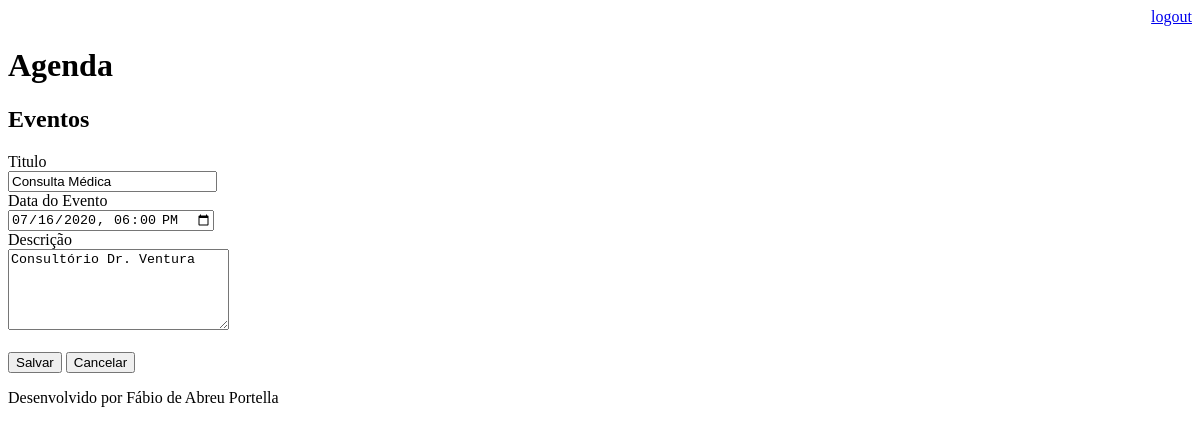
The page /agenda/evento/?id=2 (signed in) on the database as committed earlier.
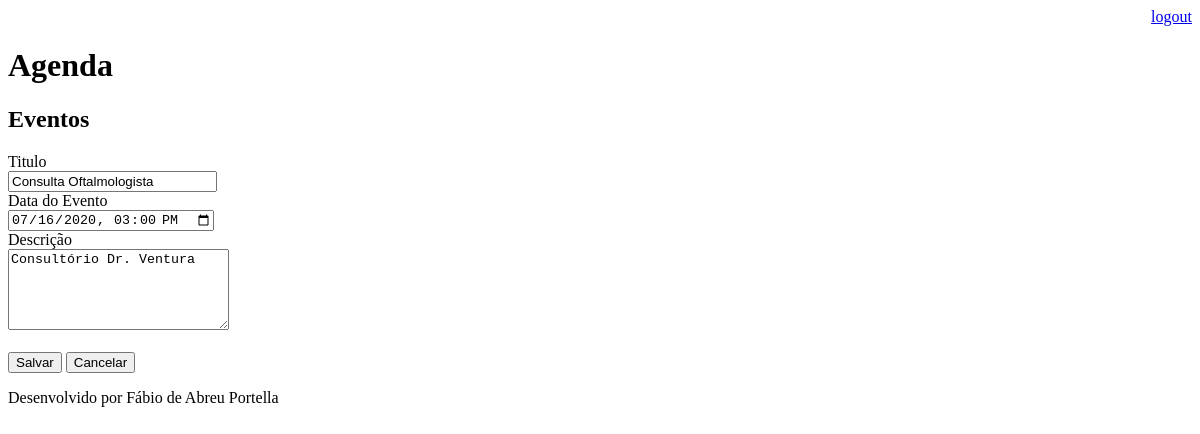
The same page on the database as committed later.
### core/models.py (models this page shows, shortened)
class Evento(models.Model):
    titulo = models.CharField(max_length=100)
    descricao = models.TextField(blank=True, null=True)
    data_evento = models.DateTimeField(verbose_name='Data do Evento')
    data_criacao = models.DateTimeField(auto_now=True)
    usuario = models.ForeignKey(User, on_delete=models.CASCADE)
    class Meta:
        db_table = 'evento'
    def get_data_input_evento(self):
        return self.data_evento.strftime('%Y-%m-%dT%H:%M')

### core/views.py (the view)
# urls.py: path('agenda/evento/', views.evento),
@login_required(login_url='/login/')
def evento(request):
    id_evento = request.GET.get('id')
    dados = {}
    if id_evento:
        dados['evento'] = Evento.objects.get(id=id_evento)
    return render(request, 'evento.html', dados)

### templates/evento.html (shortened to what this page needs)
{% extends "model-page.html" %}
{% block content %}
<h2>Eventos</h2>
<form action="submit" method="POST">{% csrf_token %}
    <label>Titulo</label>
    <br>
    <input type="text" name="titulo" size="23" value="{{ evento.titulo }}">
    <br>
    <label>Data do Evento</label>
    <br>
    <input type="datetime-local" name="data_evento" value="{{ evento.get_data_input_evento }}">
    <br>
    <label>Descrição</label>
    <br>
    <textarea name="descricao" rows="5" cols="25" >{{ evento.descricao }}</textarea>
    <br><br>
    <button type="submit">Salvar</button>
    <a href="/">
        <button type="button">Cancelar</button>
    </a>
</form>
{% endblock %}

Rows that differ between the two databases and show on the page:
changed Evento "Consultório Dr. Ventura": titulo "Consulta Médica" → "Consulta Oftalmologista"; data_evento "07/16/2020 18:00" → "07/16/2020 15:00"
